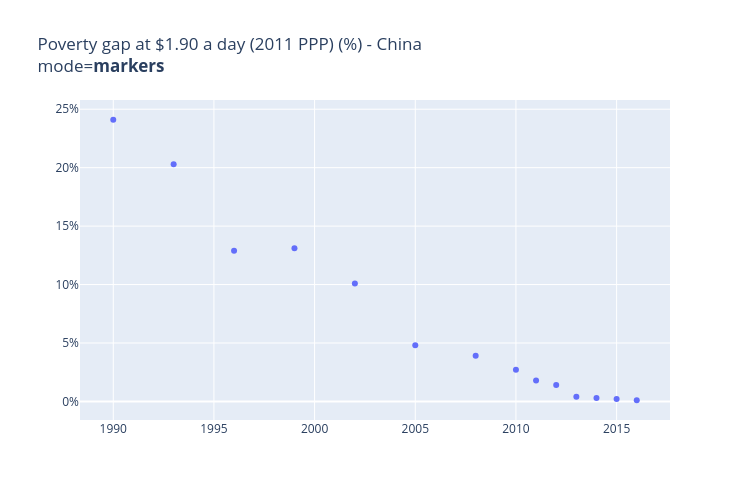
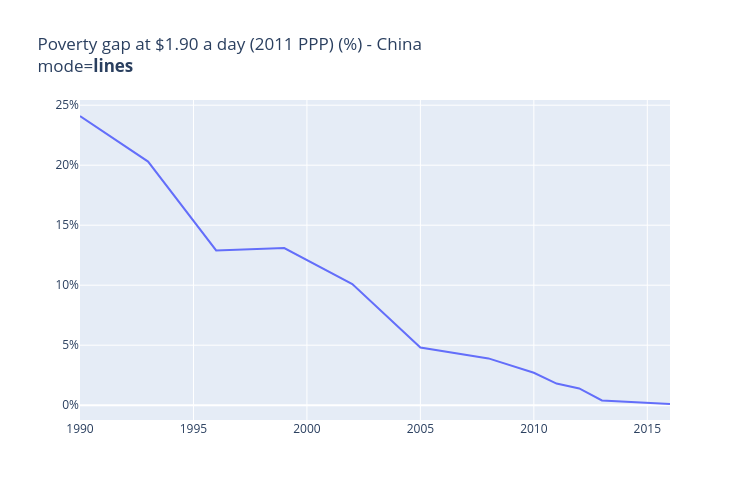
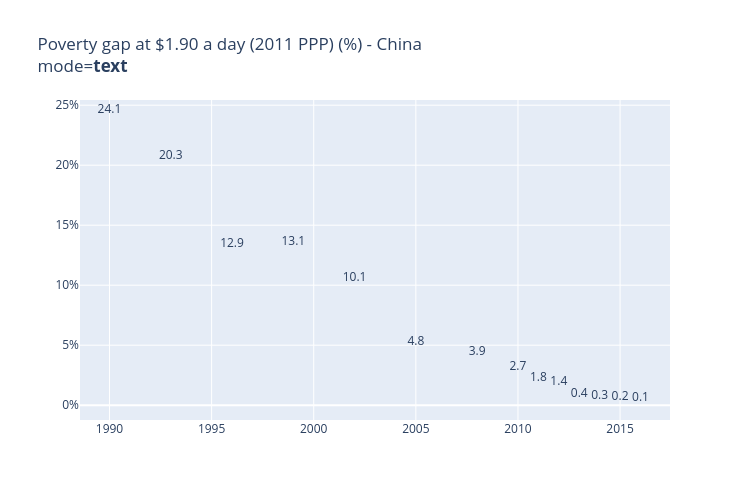
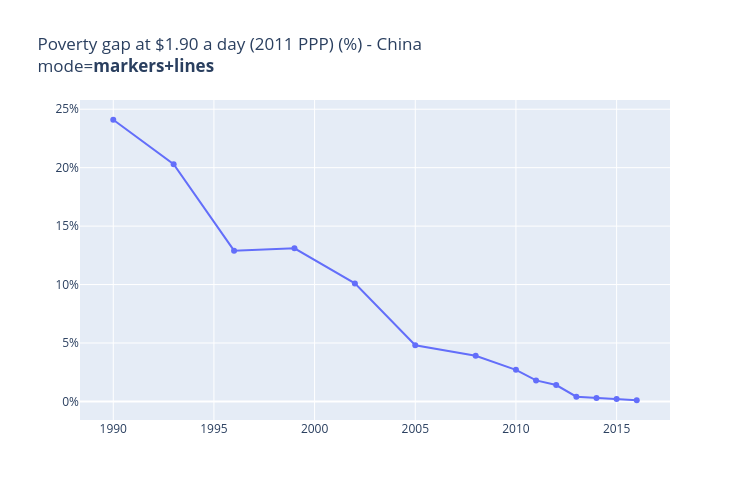

Notebook code cell kept with these figures, in order:
### Code cell
for i in range(1, 4):
    for comb in combinations(modes, i):
        fig = go.Figure()
        fig.add_scatter(x=df['year'], 
                        y=df[perc_pov_19],
                        text=df[perc_pov_19],
                        mode='+'.join(comb), 
                        textposition='top center')
        fig.layout.title =f'{perc_pov_19} - China<br>mode=<b>{"+".join(comb)}</b>'
        fig.layout.yaxis.ticksuffix = '%'
        fig.layout.width = 750
        fig.layout.height = 500
#         fig.write_image('+'.join(comb) + '.png', scale=2)
        fig.show()

### Figure 1 — Plotly figure (JSON) as saved in the notebook; plotly's stock layout.template omitted (floating-point values rounded to 4 significant figures)
{"data": [{"mode": "markers", "text": [24.1, 20.3, 12.9, 13.1, 10.1, 4.8, 3.9, 2.7, 1.8, 1.4, 0.4, 0.3, 0.2, 0.1], "textposition": "top center", "type": "scatter", "x": [1990, 1993, 1996, 1999, 2002, 2005, 2008, 2010, 2011, 2012, 2013, 2014, 2015, 2016], "y": [24.1, 20.3, 12.9, 13.1, 10.1, 4.8, 3.9, 2.7, 1.8, 1.4, 0.4, 0.3, 0.2, 0.1]}], "layout": {"height": 500, "title": {"text": "Poverty gap at $1.90 a day (2011 PPP) (%) - China<br>mode=<b>markers</b>"}, "width": 750, "xaxis": {"autorange": true, "range": [1988.0, 2018.0], "type": "linear"}, "yaxis": {"autorange": true, "range": [-1.59, 25.79], "ticksuffix": "%", "type": "linear"}}}

### Figure 2 — Plotly figure (JSON) as saved in the notebook; plotly's stock layout.template omitted (floating-point values rounded to 4 significant figures)
{"data": [{"mode": "lines", "text": [24.1, 20.3, 12.9, 13.1, 10.1, 4.8, 3.9, 2.7, 1.8, 1.4, 0.4, 0.3, 0.2, 0.1], "textposition": "top center", "type": "scatter", "x": [1990, 1993, 1996, 1999, 2002, 2005, 2008, 2010, 2011, 2012, 2013, 2014, 2015, 2016], "y": [24.1, 20.3, 12.9, 13.1, 10.1, 4.8, 3.9, 2.7, 1.8, 1.4, 0.4, 0.3, 0.2, 0.1]}], "layout": {"height": 500, "title": {"text": "Poverty gap at $1.90 a day (2011 PPP) (%) - China<br>mode=<b>lines</b>"}, "width": 750, "xaxis": {"autorange": true, "range": [1990, 2016], "type": "linear"}, "yaxis": {"autorange": true, "range": [-1.233, 25.43], "ticksuffix": "%", "type": "linear"}}}

### Figure 3 — Plotly figure (JSON) as saved in the notebook; plotly's stock layout.template omitted (floating-point values rounded to 4 significant figures)
{"data": [{"mode": "text", "text": [24.1, 20.3, 12.9, 13.1, 10.1, 4.8, 3.9, 2.7, 1.8, 1.4, 0.4, 0.3, 0.2, 0.1], "textposition": "top center", "type": "scatter", "x": [1990, 1993, 1996, 1999, 2002, 2005, 2008, 2010, 2011, 2012, 2013, 2014, 2015, 2016], "y": [24.1, 20.3, 12.9, 13.1, 10.1, 4.8, 3.9, 2.7, 1.8, 1.4, 0.4, 0.3, 0.2, 0.1]}], "layout": {"height": 500, "title": {"text": "Poverty gap at $1.90 a day (2011 PPP) (%) - China<br>mode=<b>text</b>"}, "width": 750, "xaxis": {"autorange": true, "range": [1989.0, 2017.0], "type": "linear"}, "yaxis": {"autorange": true, "range": [-1.233, 25.43], "ticksuffix": "%", "type": "linear"}}}

### Figure 4 — Plotly figure (JSON) as saved in the notebook; plotly's stock layout.template omitted (floating-point values rounded to 4 significant figures)
{"data": [{"mode": "markers+lines", "text": [24.1, 20.3, 12.9, 13.1, 10.1, 4.8, 3.9, 2.7, 1.8, 1.4, 0.4, 0.3, 0.2, 0.1], "textposition": "top center", "type": "scatter", "x": [1990, 1993, 1996, 1999, 2002, 2005, 2008, 2010, 2011, 2012, 2013, 2014, 2015, 2016], "y": [24.1, 20.3, 12.9, 13.1, 10.1, 4.8, 3.9, 2.7, 1.8, 1.4, 0.4, 0.3, 0.2, 0.1]}], "layout": {"height": 500, "title": {"text": "Poverty gap at $1.90 a day (2011 PPP) (%) - China<br>mode=<b>markers+lines</b>"}, "width": 750, "xaxis": {"autorange": true, "range": [1988.0, 2018.0], "type": "linear"}, "yaxis": {"autorange": true, "range": [-1.59, 25.79], "ticksuffix": "%", "type": "linear"}}}
